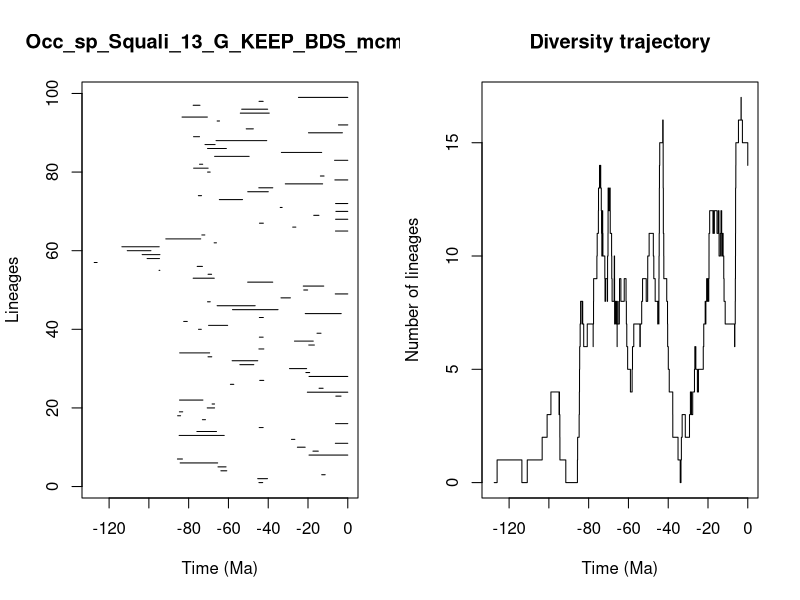

Source code (R):


pdf(file='../Results/Species/5_MA_bins_EP/pyrate_mcmc_logs/Occ_sp_Squali_13_G_KEEP_BDS_mcmc_LTT.pdf',width=0.6*20, height=0.6*10)
title = "Occ_sp_Squali_13_G_KEEP_BDS_mcmc"
ts=c(44.67413779911966, 45.2780584991097,13.105527489331205,63.79842908645513,65.25791726626807,84.27605050881526,85.64791019870486,19.492441661775874,17.512452663805988,25.33795070043036,6.25162642575241,28.30833598579057,84.78786338424335,75.86158006508225,44.53750068683683,6.157245569866723,73.08276399677172,85.5461486467793,84.66653940420332,70.67422935978588,68.21245833681017,84.59729391450304,6.00960800820218,20.32952754991902,14.43534627521006,59.007926227385006,44.26640932629236,19.485084022892057,21.06844928178841,29.30282632974441,54.251691551097394,58.14591354402275,70.27312886304603,84.51526418322513,44.686308433169955,19.61569135935665,26.799012567814774,44.45667752909791,15.465979434915454,75.04762480496811,69.99018154274364,82.48917374057444,44.459009811092436,21.379673410296487,57.96181295096703,65.690281068019,70.50600570783462,33.579653251969525,6.29824972329227,22.136858675796738,22.382083877941938,50.33261691810459,77.74064761924501,70.23920748998559,94.88596258879761,75.70898574465103,127.48361445071036,100.88722632029516,103.3743867279789,110.86948290479164,113.56980507615214,67.18510498531124,91.49126888259286,73.37345964580607,6.185996887434969,27.685624606302543,44.40205505764504,6.124793197882453,17.111248746235333,5.97726074482288,33.96627466303477,6.127012479292417,64.57483693459517,75.11359899585757,50.298929729869656,44.736455670897335,31.417193522414014,6.498936367532404,13.77064493087086,70.48863984405035,77.50273642283125,74.54137746037034,6.647095129050771,66.95179296550137,33.38467622901069,70.50810853415017,71.77730313548142,66.2278210077077,77.54829676226822,19.763353679173544,51.060155350632314,4.689504567683361,65.67944067467353,83.32933195148144,54.03776008012933,53.336832372052584,77.73196784198801,44.61844996874914,24.80143083738275)
te=c(42.77516809102949, 40.352737785838976,11.356998566973234,60.83330802457088,61.20153907612328,65.41464043651621,83.124802038616,0.0,14.825169021983543,21.41614750105566,0.0,26.612220233135748,62.11749007022526,66.00789747990692,42.54311899269751,0.0,71.5472469651616,84.0571987101778,82.99209955725398,66.96170735000936,66.9778137669909,72.83109261929664,3.3936044908391345,0.0,12.394095194610673,57.31495299484358,42.244676763013736,0.0,19.153674899376952,20.68570871767518,47.24321822355938,45.26342531956961,68.38402242346935,69.4577436810319,42.2071408216075,16.797998816537774,17.360920652228597,42.55130165153706,13.468021497566335,73.64913819281176,60.40084149399335,80.70193909499082,42.45501340987559,3.304443259689309,35.06574710315586,46.56144171386871,69.14682801033132,28.843549480108468,0.0,20.173560571626243,12.077632836199177,37.72384967834012,67.12019094227126,68.4680012636419,94.48563314860175,73.07465938694006,126.02744248227494,94.67101681434596,94.44856627534229,98.97023171971594,94.8085854069614,66.03472672383529,73.93558975307215,71.86930019559524,0.0,26.1132859976087,42.453023608301194,0.0,14.500038348299746,0.0,32.99658971775629,0.0,52.901655326267345,73.51449177389973,39.95930412518481,37.69674715309627,12.642469590628835,0.0,11.927583273200867,69.17992533281411,70.21350079012963,72.93992722191874,0.0,49.596709990526875,13.117720245653913,61.04380968961172,66.71317786556448,40.74479657497517,74.54396487056313,2.7012801677452614,47.486916885939074,0.0,64.48161907062423,70.59372101976186,39.48211656153961,40.279714185433434,74.31555015298167,42.5345425404224,0.0)
div_traj=c(0, 1,0,1,2,3,4,3,4,3,2,1,0,1,2,3,4,5,6,7,8,7,8,7,6,7,6,7,8,9,10,11,12,13,14,13,14,13,12,11,10,11,12,11,10,9,8,9,8,9,8,9,10,11,12,13,12,13,12,11,10,9,8,9,10,9,8,7,8,7,8,7,6,7,8,7,8,9,8,9,8,7,6,5,4,5,6,7,6,7,8,9,8,9,10,11,10,9,8,7,8,7,8,9,10,11,12,13,14,15,16,15,14,13,12,11,10,9,8,7,6,5,4,3,2,1,0,1,2,3,2,3,4,3,4,5,6,5,4,5,6,7,8,7,8,9,8,9,8,9,10,11,12,11,12,11,12,11,12,11,10,11,12,11,10,11,10,9,8,7,6,7,8,9,10,11,12,13,14,15,16,17,16,15,14)
time_events=c(127.48361445071036, 126.02744248227494,113.56980507615214,110.86948290479164,103.3743867279789,100.88722632029516,98.97023171971594,94.88596258879761,94.8085854069614,94.67101681434596,94.48563314860175,94.44856627534229,91.49126888259286,85.64791019870486,85.5461486467793,84.78786338424335,84.66653940420332,84.59729391450304,84.51526418322513,84.27605050881526,84.0571987101778,83.32933195148144,83.124802038616,82.99209955725398,82.48917374057444,80.70193909499082,77.74064761924501,77.73196784198801,77.54829676226822,77.50273642283125,75.86158006508225,75.70898574465103,75.11359899585757,75.04762480496811,74.54396487056313,74.54137746037034,74.31555015298167,73.93558975307215,73.64913819281176,73.51449177389973,73.37345964580607,73.08276399677172,73.07465938694006,72.93992722191874,72.83109261929664,71.86930019559524,71.77730313548142,71.5472469651616,70.67422935978588,70.59372101976186,70.50810853415017,70.50600570783462,70.48863984405035,70.27312886304603,70.23920748998559,70.21350079012963,69.99018154274364,69.4577436810319,69.17992533281411,69.14682801033132,68.4680012636419,68.38402242346935,68.21245833681017,67.18510498531124,67.12019094227126,66.9778137669909,66.96170735000936,66.95179296550137,66.71317786556448,66.2278210077077,66.03472672383529,66.00789747990692,65.690281068019,65.67944067467353,65.41464043651621,65.25791726626807,64.57483693459517,64.48161907062423,63.79842908645513,62.11749007022526,61.20153907612328,61.04380968961172,60.83330802457088,60.40084149399335,59.007926227385006,58.14591354402275,57.96181295096703,57.31495299484358,54.251691551097394,54.03776008012933,53.336832372052584,52.901655326267345,51.060155350632314,50.33261691810459,50.298929729869656,49.596709990526875,47.486916885939074,47.24321822355938,46.56144171386871,45.2780584991097,45.26342531956961,44.736455670897335,44.686308433169955,44.67413779911966,44.61844996874914,44.53750068683683,44.459009811092436,44.45667752909791,44.40205505764504,44.26640932629236,42.77516809102949,42.55130165153706,42.54311899269751,42.5345425404224,42.45501340987559,42.453023608301194,42.244676763013736,42.2071408216075,40.74479657497517,40.352737785838976,40.279714185433434,39.95930412518481,39.48211656153961,37.72384967834012,37.69674715309627,35.06574710315586,33.96627466303477,33.579653251969525,33.38467622901069,32.99658971775629,31.417193522414014,29.30282632974441,28.843549480108468,28.30833598579057,27.685624606302543,26.799012567814774,26.612220233135748,26.1132859976087,25.33795070043036,24.80143083738275,22.382083877941938,22.136858675796738,21.41614750105566,21.379673410296487,21.06844928178841,20.68570871767518,20.32952754991902,20.173560571626243,19.763353679173544,19.61569135935665,19.492441661775874,19.485084022892057,19.153674899376952,17.512452663805988,17.360920652228597,17.111248746235333,16.797998816537774,15.465979434915454,14.825169021983543,14.500038348299746,14.43534627521006,13.77064493087086,13.468021497566335,13.117720245653913,13.105527489331205,12.642469590628835,12.394095194610673,12.077632836199177,11.927583273200867,11.356998566973234,6.647095129050771,6.498936367532404,6.29824972329227,6.25162642575241,6.185996887434969,6.157245569866723,6.127012479292417,6.124793197882453,6.00960800820218,5.97726074482288,4.689504567683361,3.3936044908391345,3.304443259689309,2.7012801677452614,0.0)
                par(mfrow=c(1,2))
                L = length(ts)
                plot(ts, 1:L , xlim=c(-max(ts)-1,0), pch=20, type="n", main=title,xlab="Time (Ma)",ylab="Lineages")
                for (i in 1:L){segments(x0=-te[i],y0=i,x1=-ts[i],y1=i)}    
                t = -time_events
                plot(div_traj ~ t,type="s", main = "Diversity trajectory",xlab="Time (Ma)",ylab="Number of lineages",xlim=c(-max(ts)-1,0))
                abline(v=c(65,200,251,367,445),lty=2,col="gray")
                
